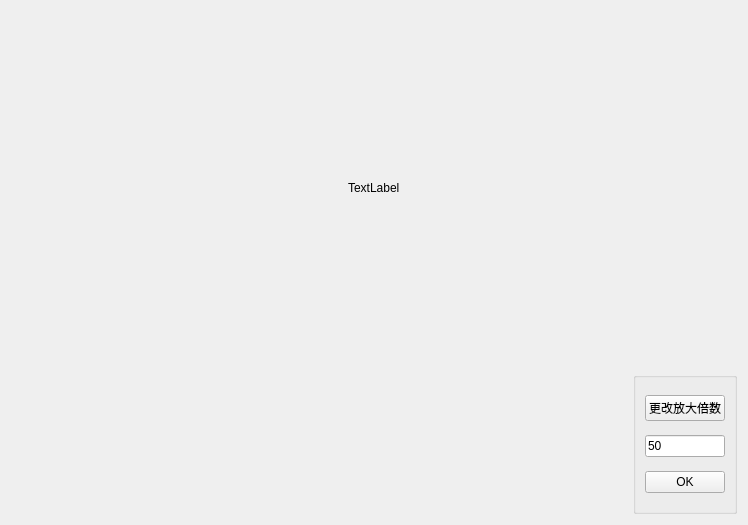
<?xml version="1.0" encoding="UTF-8"?>
<ui version="4.0">
 <class>DialogCorner</class>
 <widget class="QDialog" name="DialogCorner">
  <property name="geometry">
   <rect>
    <x>0</x>
    <y>0</y>
    <width>748</width>
    <height>525</height>
   </rect>
  </property>
  <property name="windowTitle">
   <string>Dialog</string>
  </property>
  <layout class="QVBoxLayout" name="verticalLayout" stretch="5,2">
   <item>
    <widget class="QWidget" name="bigBorder" native="true">
     <layout class="QHBoxLayout" name="horizontalLayout_2">
      <property name="spacing">
       <number>0</number>
      </property>
      <property name="leftMargin">
       <number>0</number>
      </property>
      <property name="topMargin">
       <number>0</number>
      </property>
      <property name="rightMargin">
       <number>0</number>
      </property>
      <property name="bottomMargin">
       <number>0</number>
      </property>
      <item alignment="Qt::AlignHCenter|Qt::AlignVCenter">
       <widget class="QLabel" name="bigLabel">
        <property name="text">
         <string>TextLabel</string>
        </property>
       </widget>
      </item>
     </layout>
    </widget>
   </item>
   <item>
    <layout class="QHBoxLayout" name="horizontalLayout" stretch="10,1">
     <item>
      <widget class="QWidget" name="scaleBorder" native="true">
       <layout class="QHBoxLayout" name="horizontalLayout_3">
        <property name="spacing">
         <number>0</number>
        </property>
        <property name="leftMargin">
         <number>0</number>
        </property>
        <property name="topMargin">
         <number>0</number>
        </property>
        <property name="rightMargin">
         <number>0</number>
        </property>
        <property name="bottomMargin">
         <number>0</number>
        </property>
        <item alignment="Qt::AlignHCenter|Qt::AlignVCenter">
         <widget class="QLabel" name="scaleLabel">
          <property name="text">
           <string/>
          </property>
         </widget>
        </item>
       </layout>
      </widget>
     </item>
     <item>
      <widget class="QGroupBox" name="groupBox">
       <property name="focusPolicy">
        <enum>Qt::NoFocus</enum>
       </property>
       <property name="title">
        <string/>
       </property>
       <layout class="QVBoxLayout" name="verticalLayout_3">
        <item>
         <widget class="QPushButton" name="changeScale">
          <property name="focusPolicy">
           <enum>Qt::NoFocus</enum>
          </property>
          <property name="text">
           <string>更改放大倍数</string>
          </property>
         </widget>
        </item>
        <item>
         <widget class="QLineEdit" name="lineEdit">
          <property name="enabled">
           <bool>true</bool>
          </property>
          <property name="mouseTracking">
           <bool>false</bool>
          </property>
          <property name="focusPolicy">
           <enum>Qt::ClickFocus</enum>
          </property>
          <property name="text">
           <string>50</string>
          </property>
         </widget>
        </item>
        <item>
         <widget class="QPushButton" name="pushButton_2">
          <property name="focusPolicy">
           <enum>Qt::NoFocus</enum>
          </property>
          <property name="text">
           <string>OK</string>
          </property>
         </widget>
        </item>
       </layout>
      </widget>
     </item>
    </layout>
   </item>
  </layout>
 </widget>
 <resources/>
 <connections/>
</ui>
